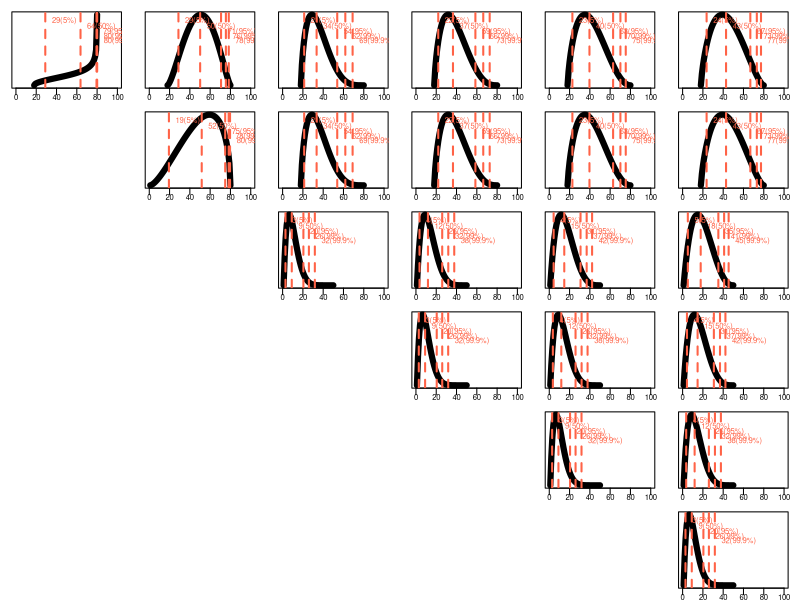

Recreate this plot in R.
###
###   GENERATE SYNTHETIC AGE DISTRIBUTIONS 
###   CONDITIONAL ON HOUSEHOLD SIZE
###

remove.Inf <- function(x, mult = 2) {
	z <- x
	zz <- z
	z[z==Inf] <- 0
	zz[zz==Inf]	 <- mult * max(z)
	return(zz)
}


gen.ad <- function(prm, do.plot = TRUE, plot.title=''){
	
	agemean <- prm[['agemean']]
	agemin  <- prm[['agemin']]
	agemax  <- prm[['agemax']]
	a       <- prm[['a']]
	
	qv <- vector()
	pv <- c(0.05, 0.50,0.95,0.99,0.999)
	
	xbar <- (agemean-agemin)/(agemax-agemin)
	b <- a/xbar -a
	x = seq(0,1,by=1/(agemax-agemin))
	age <- agemin + (agemax-agemin)*x
	ad <- dbeta(x, shape1 = a, shape2 = b)
	ad <- remove.Inf(ad)
	
	if(do.plot){
		plot(age, ad, typ='l',lwd=6, xlim=c(0,100),
			 main = plot.title,
			 cex.axis=0.7,
			 cex.main = 0.8,
			 mgp=c(1,0.1,0),
			 yaxt='n',ylab='',xlab='age')
		
		qv <- agemin + (agemax-agemin) * qbeta(p=pv, shape1 = a, shape2 = b)
		abline(v=qv, lty=2, col='tomato', lwd=2)
		text(x=qv,y=0.91^(1:length(qv))*max(ad),
			 cex = 0.7,
			 labels = paste0(round(qv),'(',pv*100,'%)'),
			 pos = 4, col='tomato')
		#grid()
	}
	return(list(age=age, ad=ad))
}



# FOR QUICK TEST:
if(0){ 
	# agemin  agemax agemean       a 
	# 18.0    65.0    66.0     0.7 
	
	par(mfrow=c(1,1))
	aa <- gen.ad(prm=c(agemin=18, agemax=65, agemean=66,   a=0.7),
				 do.plot = TRUE, plot.title='test')

}



M <- list()
M[[1]] <- list(c(agemin=18,agemax=80, agemean=60,  a=1.5))

M[[2]] <- list(c(agemin=18,agemax=80, agemean=50,  a=2.5),
			   c(agemin=1 ,agemax=80, agemean=50,  a=2.5))

M[[3]] <- list(c(agemin=18,agemax=80, agemean=35,  a=1.8),
			   c(agemin=18,agemax=80, agemean=35,  a=1.8),
			   c(agemin=1, agemax=50, agemean=10,  a=2.0))

shift.mean <-  c(agemin=0, agemax=0, agemean= 2.9,   a=0)

M[[4]] <- list(M[[3]][[1]] + shift.mean,
			   M[[3]][[2]] + shift.mean,
			   M[[3]][[3]] + shift.mean,
			   M[[3]][[3]])

M[[5]] <- list(M[[4]][[1]] + shift.mean,
			   M[[4]][[2]] + shift.mean,
			   M[[4]][[3]] + shift.mean,
			   M[[4]][[4]] + shift.mean,
			   M[[4]][[4]])

M[[6]] <- list(M[[5]][[1]] + shift.mean,
			   M[[5]][[2]] + shift.mean,
			   M[[5]][[3]] + shift.mean,
			   M[[5]][[4]] + shift.mean,
			   M[[5]][[5]] + shift.mean,
			   M[[5]][[5]])



save.ad <- function(M, hh, indiv, fname,...) {
	z <- gen.ad(prm = M[[hh]][[indiv]] )#, ...)
	zz <- matrix(unlist(z),ncol = 2)
	zz <- zz[!is.infinite(zz[,2]),]
	zz[,2] <- zz[,2]/sum(zz[,2])
	write.table(zz,
				file=paste0(paste(fname,hh-1,indiv-1,sep="_"),'.csv'), # '-1' to be consistent with C++ code
				sep = ',',
				col.names = FALSE,
				row.names = FALSE)
}

save.ad.to.file <- TRUE

if(save.ad.to.file) pdf('plot_age_distrib_hhsize.pdf', width=20,height = 20)
par(mfrow=c(6,6), mar=rep(0.9,4))
for(i in 1:6){
	for(j in 1:6){
		if (j < i) plot.new()
		if(j >= i) {
			ptt <- paste0('HH size=',j,' ; indiv #',i)
			#gen.ad(M[[j]][[i]],plot.title = ptt)
			save.ad(M, j, i, 'hh_size_ad', plot.title=ptt)
		}
	}
}
if (save.ad.to.file) dev.off()
